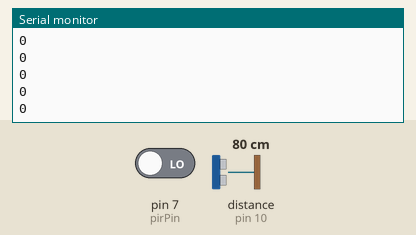
Recording of a sketch running on a simulated Arduino Uno, built with avr-gcc and run on an emulated ATmega328P. Shown: the last lines printed to the serial monitor. Inputs (shaded band) come from the test bench; at power-on: pin 7 (pirPin) LOW, distance to the obstacle (sensor on pin 10) 80 cm. The echo pulse lasts 58.3 µs per cm.

Above: at 1.2 s.
1.3 s: pin 7 (pirPin) driven HIGH
At 2.2 s:
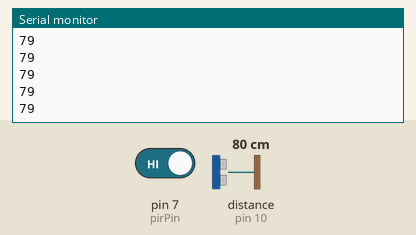
2.8 s: distance to the obstacle (sensor on pin 10) set to 2 cm
At 3.4 s:
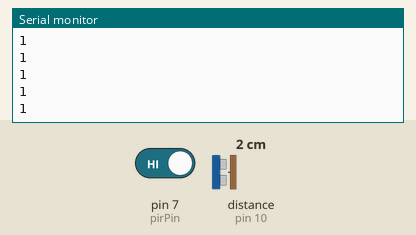
4.3 s: distance to the obstacle (sensor on pin 10) set to 4 cm
At 4.9 s:
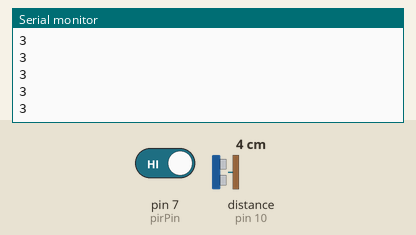
Timing chart, 0 to 7.3 s (numbered marks = the images above; inputs shaded):
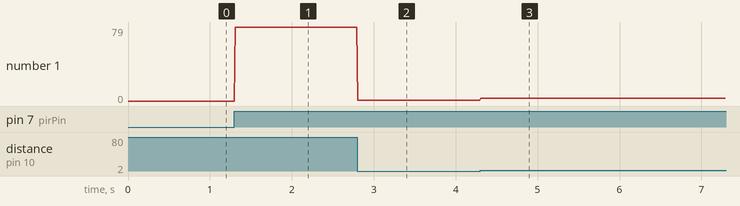

Measured:
- after the input at 1.3 s, the serial monitor: prints a new line at once (image 1)
- after the input at 2.8 s, the serial monitor: prints a new line at once (image 2)
- after the input at 4.3 s, the serial monitor: prints a new line at once (image 3)
- plotted number 1: 0 → 79 after the input at 1.3 s, 79 → 1 after the input at 2.8 s, 1 → 3 after the input at 4.3 s

The sketch:

pirAndUltrasonic_processing.ino
```cpp
int pirPin = 7; //The output of PIR pir connected to pin 7
int pir_value = 0; //variable to hold read pir value
const int trigPin = 9;
const int echoPin = 10;
long duration;
int distance;

void setup()
{
  pinMode(pirPin,INPUT); // configuring pin 7 as Input
  pinMode(echoPin, INPUT);
  pinMode(trigPin, OUTPUT);
  Serial.begin(9600); // To show output value of pir in serial monitor
}

void loop()
{
  pir_value = digitalRead(pirPin); // Reading pir value from pin 7
  if(pir_value == HIGH)
  {
    digitalWrite(trigPin, LOW);
    delayMicroseconds(2);
    digitalWrite(trigPin, HIGH);
    delayMicroseconds(10);
    digitalWrite(trigPin, LOW);

    duration = pulseIn(echoPin, HIGH);
    float speedSound = 0.034;
    distance = duration * speedSound / 2;
    Serial.print(distance); // Printing output to serial monitor
    Serial.print('\n');
  }
  else
  {
    Serial.print("0\n");
  }
  delay(10);
}
```
